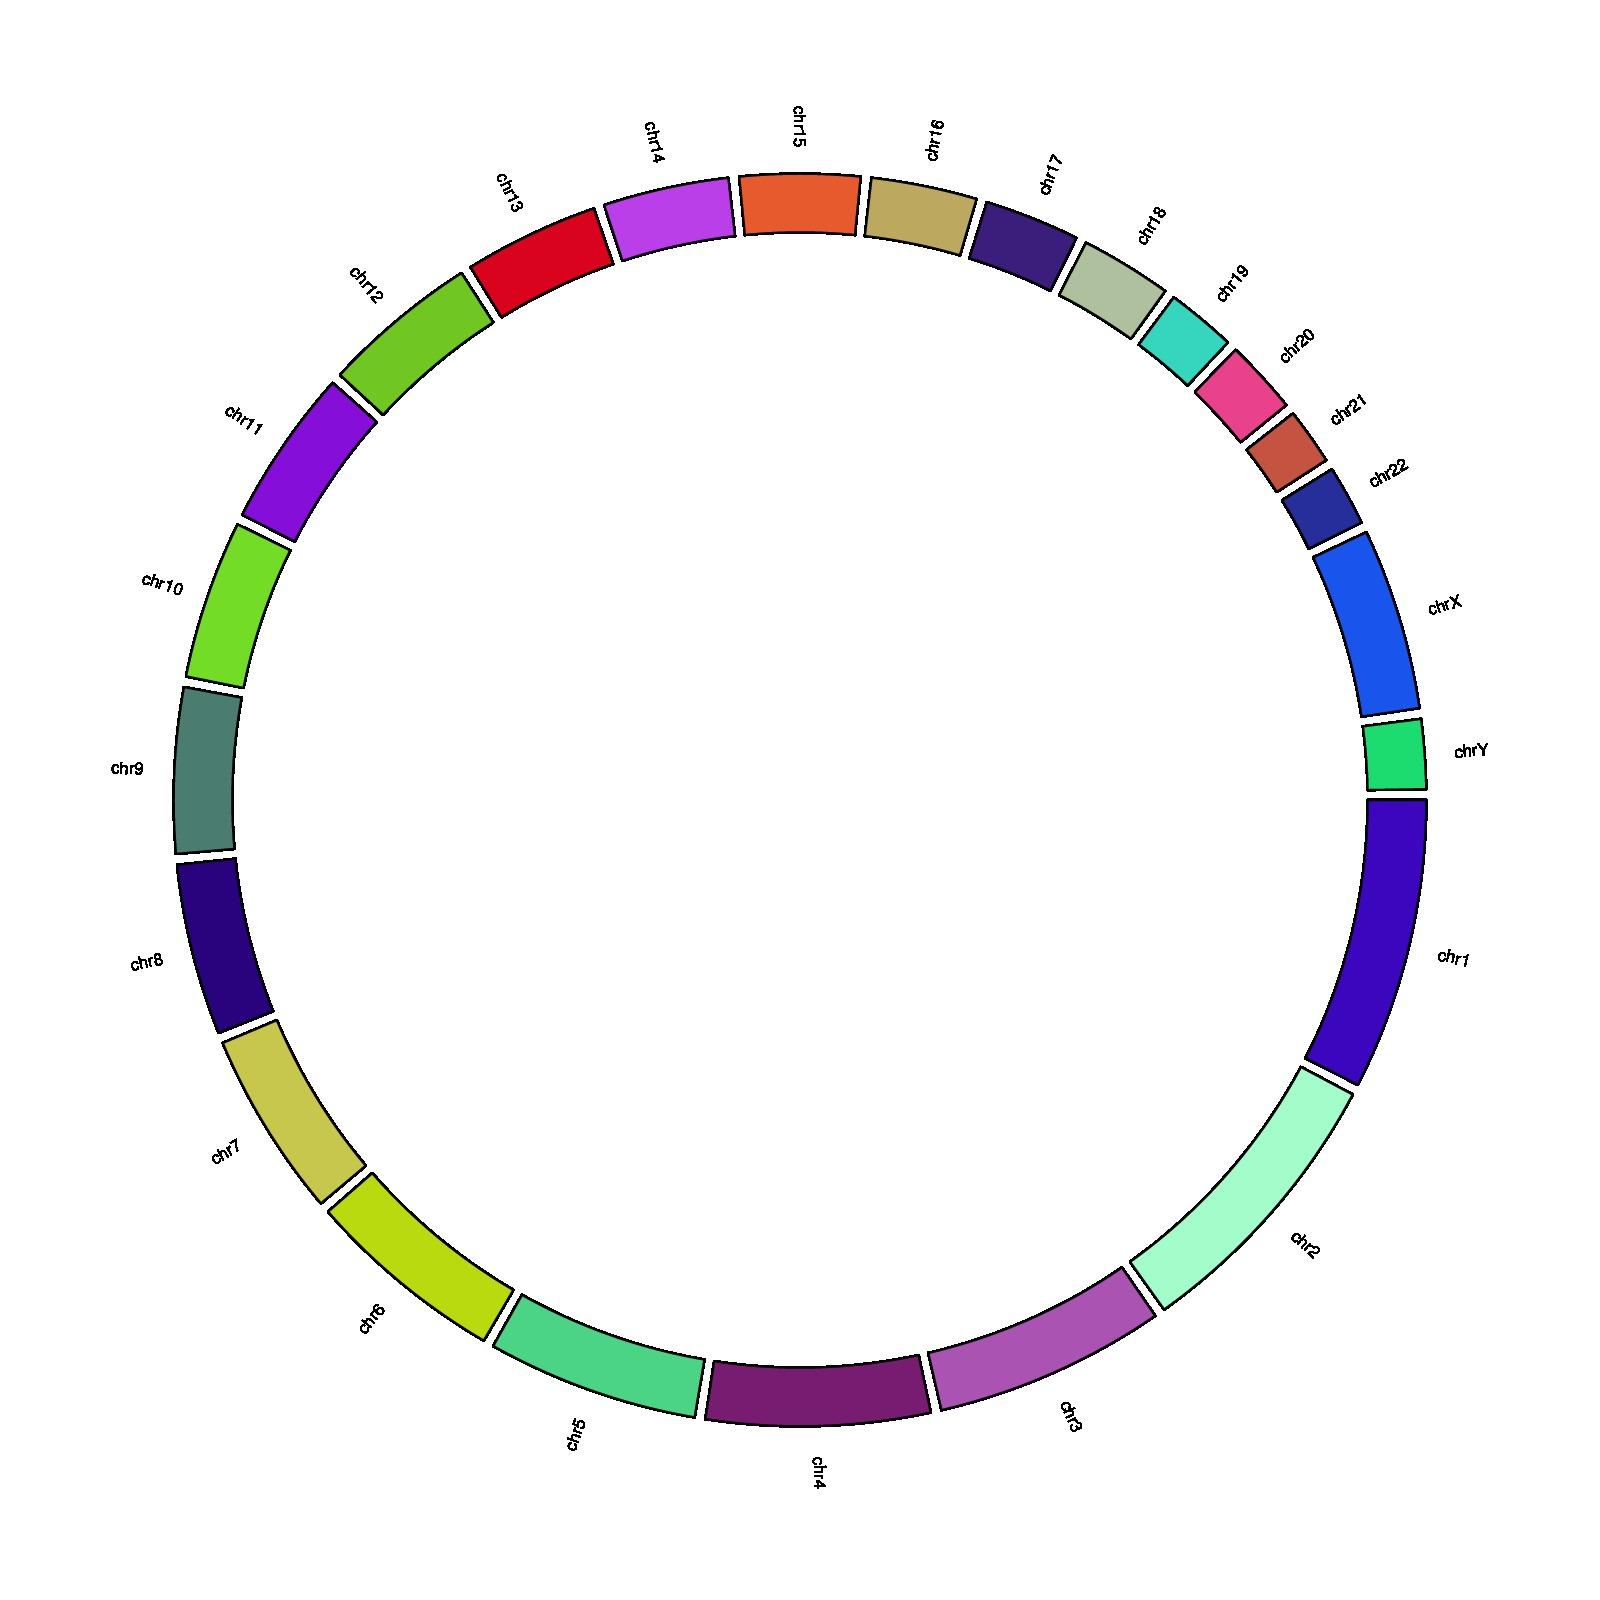

Reproduce this figure in R.
library(circlize)

circos.initializeWithIdeogram(plotType = NULL)

circos.trackPlotRegion(ylim = c(0, 1), panel.fun = function(x, y) {
	chr = get.cell.meta.data("sector.index")
	xlim = get.cell.meta.data("xlim")
	ylim = get.cell.meta.data("ylim")
	circos.rect(xlim[1], 0, xlim[2], 0.5,
		col = rgb(runif(1), runif(1), runif(1)))
	circos.text(mean(xlim), 0.9, chr, cex = 0.5, facing = "clockwise", niceFacing = TRUE)
}, bg.border = NA)

circos.clear()
